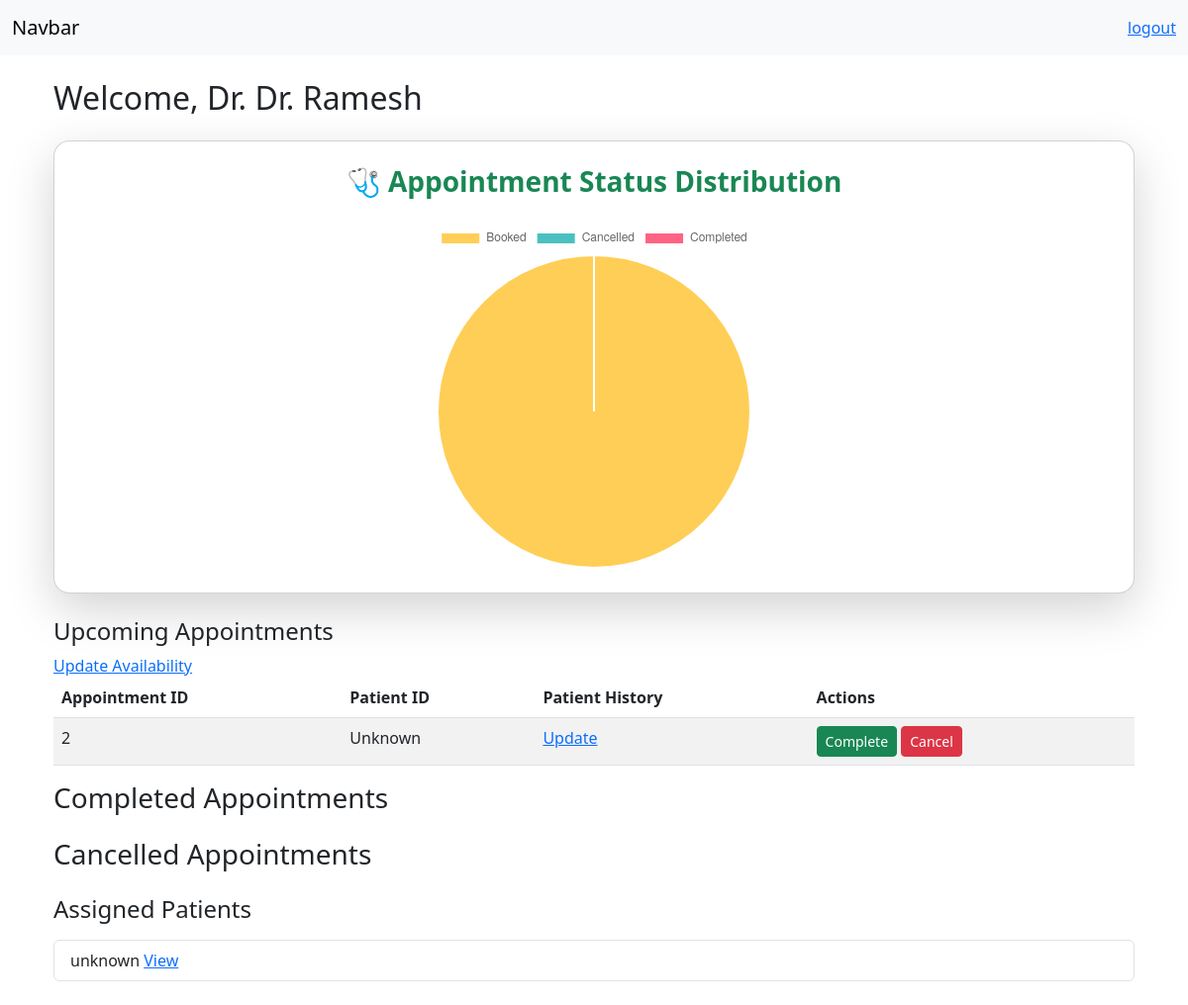
The page /doctor_dashboard on the database as committed earlier.
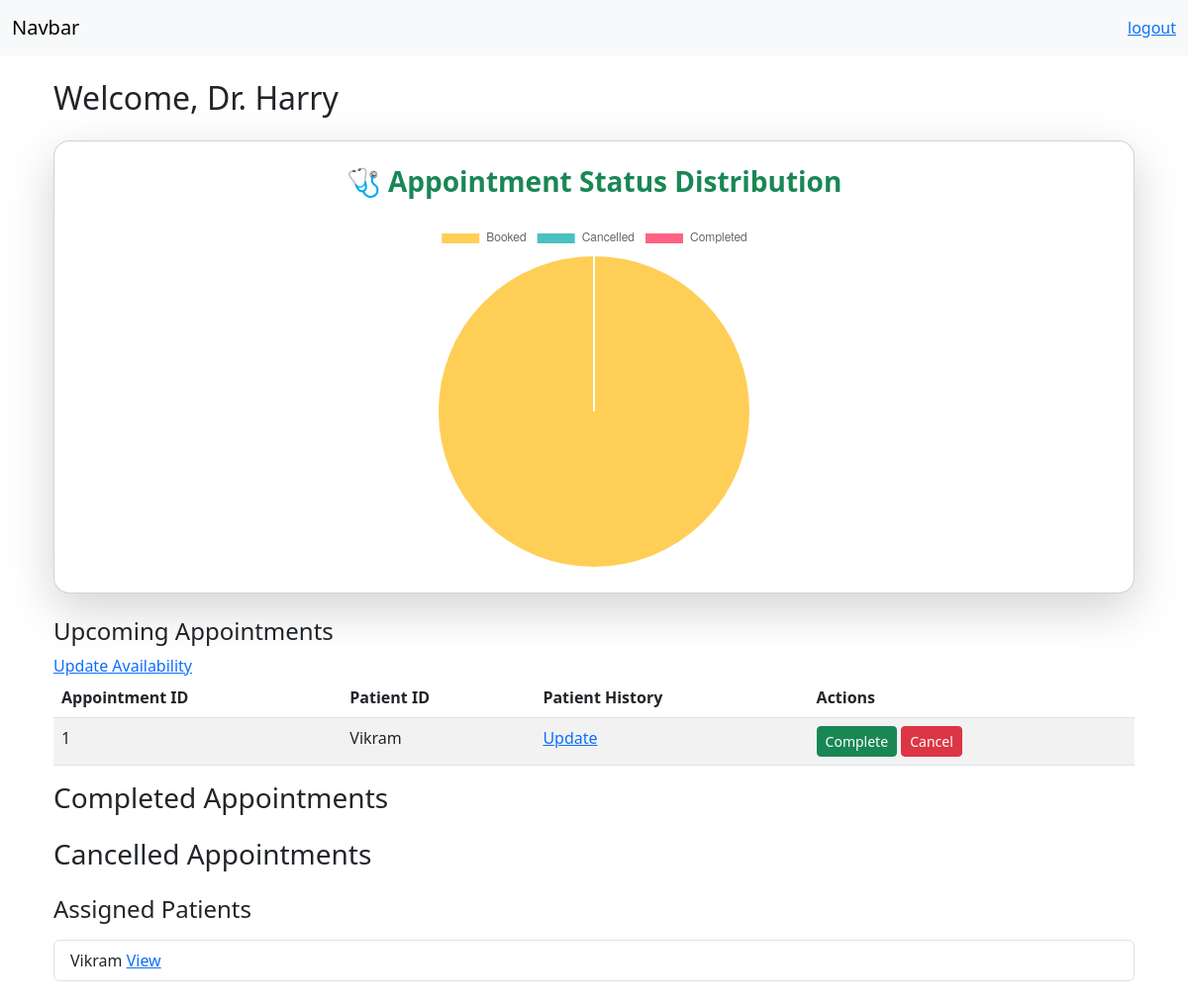
The same page on the database as committed later.
### application/models.py (models this page shows)
class Doctor(db.Model):
    __tablename__ = "doctor"
    id=db.Column(db.Integer(),primary_key=True,autoincrement=True)
    doctor_id = db.Column(db.Integer(),db.ForeignKey('user.user_id'),nullable=False)
    name = db.Column(db.String(100),nullable=False)
    username = db.Column(db.String(100),nullable=False)
    department = db.Column(db.String(100),db.ForeignKey("department.department_name"),nullable=False)
    availability = db.Column(db.String(200), nullable=True)
    appointments = db.relationship("Appointment", backref="doctor", cascade="all, delete-orphan")

class Appointment(db.Model):
    __tablename__ = "appointment"
    appointment_id = db.Column(db.Integer(),primary_key=True,autoincrement=True)
    patient_id = db.Column(db.Integer() , db.ForeignKey("patient.patient_id") ,nullable=False)
    doctor_id = db.Column(db.Integer() , db.ForeignKey("doctor.id"),nullable=True)
    date = db.Column(db.Date(),nullable = False)
    time = db.Column(db.Time(),nullable = False)
    status = db.Column(db.String(),nullable = False , default="Booked")

class Patient(db.Model):
    __tablename__ = "patient"
    id=db.Column(db.Integer(),primary_key=True,autoincrement=True)
    patient_id = db.Column(db.Integer, db.ForeignKey("user.user_id"), unique=True)
    name=db.Column(db.String(),nullable=False)
    username = db.Column(db.String(),nullable=False)
    age=db.Column(db.Integer(),nullable=False)
    gender=db.Column(db.String())
    contact=db.Column(db.String(),unique=True,nullable=False)
    address=db.Column(db.String())
    appointments=db.relationship("Appointment",backref="patient",cascade="all, delete-orphan")

### application/doctor_api.py (the view)
@api.route("/doctor_dashboard",methods = ["GET","POST"])
def doctor_dashboard():
    if request.method == "GET":
        current_doctor=Doctor.query.first()
        booked = Appointment.query.filter_by(doctor_id=current_doctor.doctor_id, status="Booked").all()
        completed = Appointment.query.filter_by(doctor_id=current_doctor.doctor_id, status="Completed").all()
        cancelled = Appointment.query.filter_by(doctor_id=current_doctor.doctor_id, status="Cancelled").all()
        patient_map = {p.patient_id: p.name for p in Patient.query.all()}
        appointment_status = {
            "Booked": len(booked),
            "Completed": len(completed),
            "Cancelled": len(cancelled)
        }
        return render_template("doctor/doctor_dashboard.html",
            doctor=current_doctor,
            name=current_doctor.name,
            booked=booked,
            completed=completed,
            cancelled=cancelled,
            patient_map=patient_map,
            appointment_status=appointment_status)

### templates/doctor/doctor_dashboard.html (shortened to what this page needs)
{% extends "doctor/layout.html" %}
{% block body %}
  <div class="container-fluid">
    <h2>Welcome, Dr. {{ name }}</h2>
  </div>
  <div class="container my-4">
    <div class="card shadow-lg p-4 mb-4 rounded-4">
            <h3 class="text-center text-success mb-4 fw-bold">🩺 Appointment Status Distribution</h3>
            <div class="d-flex justify-content-center">
                <div style="width: 350px; height: 350px;">
                    <canvas id="statusChart"></canvas>
                </div>
            </div>
        </div>
  <h4>Upcoming Appointments</h4>
  <a href="{{ url_for('doctor_api.update_availability',doctor_id=doctor.doctor_id)}}">Update Availability</a>
  <table class="table table-striped">
    <thead>
      <tr>
        <th>Appointment ID</th>
        <th>Patient ID</th>
        <th>Patient History</th>
        <th>Actions</th>
      </tr>
    </thead>
    <tbody>
    {% for appt in booked %}
      <tr>
        <td>{{ appt.appointment_id }}</td>
        <td>{{ patient_map.get(appt.patient_id, 'Unknown') }}</td>
        <td>
          <a href="{{ url_for('doctor_api.update_history',patient_id=appt.patient_id) }}">Update</a>
        </td>
        <td>
          <a href="{{ url_for('doctor_api.mark_completed', appointment_id=appt.appointment_id) }}" class="btn btn-success btn-sm">Complete</a>
          <a href="{{ url_for('doctor_api.mark_cancelled', appointment_id=appt.appointment_id) }}" class="btn btn-danger btn-sm">Cancel</a>
        </td>
      </tr>
    {% endfor %}
    </tbody>
  </table>
  <h3>Completed Appointments</h3>
<h3>Cancelled Appointments</h3>
  <h4>Assigned Patients</h4>
  {% if booked %}
    <ul class="list-group mt-3">
      {% for appt in booked %}
        <li class="list-group-item">
          <span>{{ patient_map.get(appt.patient_id,"unknown") }}</span>
          <a href="{{ url_for('doctor_api.patient_history',patient_id=appt.patient_id)}}">View</a>
        </li>
      {% endfor %}
    </ul>
  {% else %}
    <p class="mt-3">No Patients Assigned</p>
  {% endif %}
  </div>
  <script>
    const statusData = {{ appointment_status | tojson }};
    const ctx2 = document.getElementById('statusChart').getContext('2d');
      new Chart(ctx2, {
        type: 'pie',
          data: {
            labels: Object.keys(statusData),
            datasets: [{
              label: 'Appointment Status',
              data: Object.values(statusData),
              backgroundColor: ['#FFCE56', '#4BC0C0', '#FF6384']
            }]
          }
      });
  </script>
{% endblock %}

Rows that differ between the two databases and show on the page:
removed Doctor: name "Dr. Ramesh"
removed Appointment: appointment_id "2", get "Unknown", get "unknown"
added Doctor: name "Harry"
added Appointment: appointment_id "1"
now on this page (row unchanged): Patient: get "Vikram"
